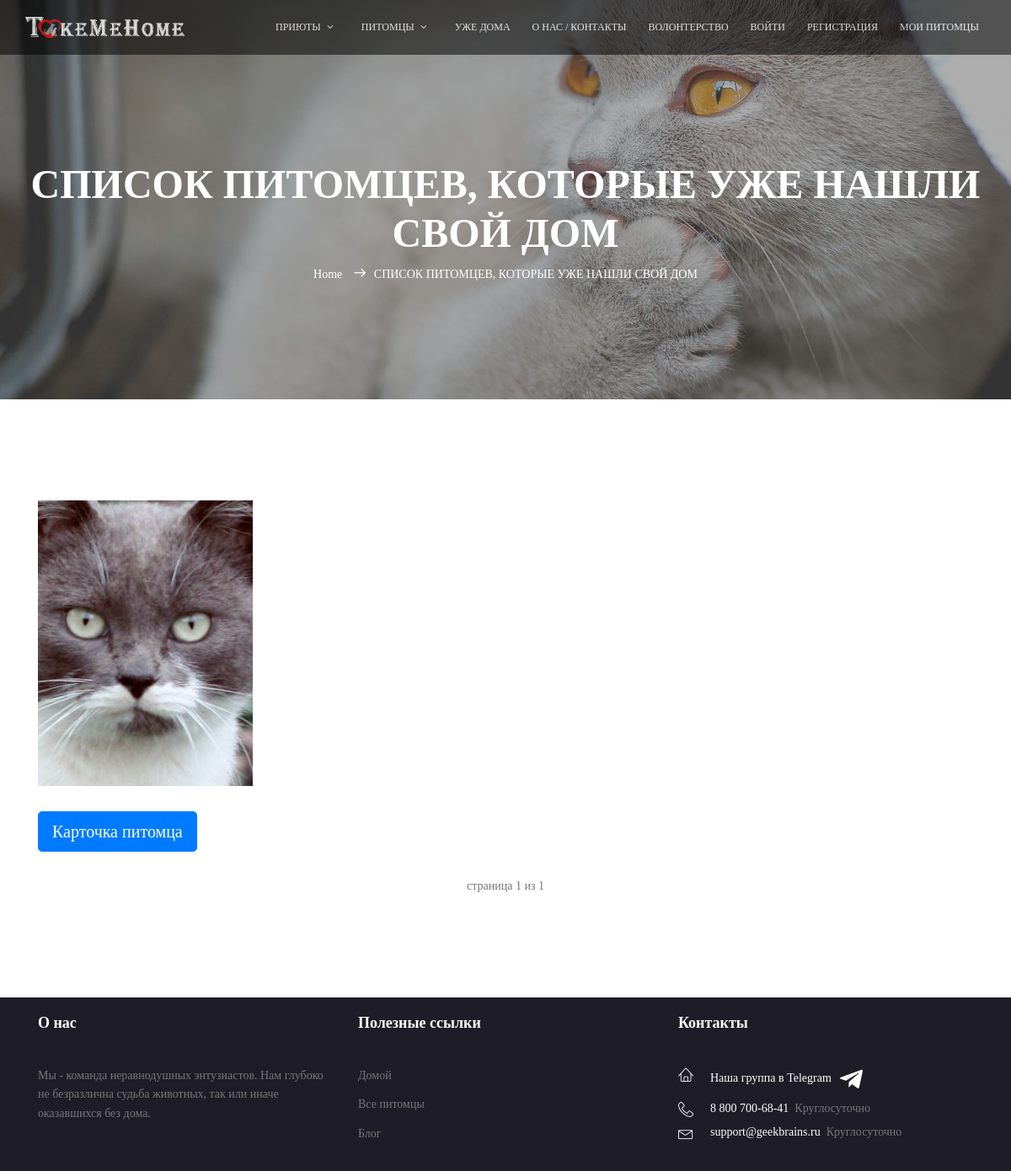
/pets/adopted/, run on the app's committed database.
### mainapp/models.py (models this page shows, shortened)
class Core(models.Model):
    class Meta:
        ordering = ('-is_active', 'sort', 'name')
        verbose_name = 'Ядро'
        verbose_name_plural = 'Ядра'
    name = models.CharField(verbose_name='заголовок объекта', max_length=255, null=True)
    description = models.TextField(verbose_name='описание объекта', blank=True, null=True)
    sort = models.IntegerField(verbose_name='номер объекта для сортировки', default=0, blank=True, null=False)
    is_active = models.BooleanField(verbose_name='активен ли объект', default=True, db_index=True)
    created = models.DateTimeField(verbose_name='создан', auto_now_add=True)
    updated = models.DateTimeField(verbose_name='обновлен', auto_now=True)
    active_user = models.ForeignKey(settings.AUTH_USER_MODEL,
                                    on_delete=models.CASCADE,
                                    related_name='basket')
    def __str__(self):
        return f'{self.name}' if self.name else ''

class Menu(Core):
    class Meta:
        ordering = ('parent_id', 'sort', 'name')
        verbose_name = 'Элемент меню'
        verbose_name_plural = 'Меню сайта'
    url = models.CharField('ссылка', max_length=255, blank=False, null=False, default='#')
    css_class = models.CharField('CSS-Класс блока меню', max_length=30, null=False, blank=True, default='')
    seen_guests = models.BooleanField('виден незарегистрированным пользователям', default=True)
    seen_users = models.BooleanField('виден зарегистрированным пользователям', default=False)
    seen_shelters = models.BooleanField('виден приютам', default=False)
    parent = models.ForeignKey('self', verbose_name='суперкласс меню', null=True, blank=True, related_name='submenus',
                               on_delete=models.CASCADE)
    objects = MenuManager()
    def __getattr__(self, attr):
        if attr.startswith('get_menu_'):
            return type(self).objects.get_menu(attr[9:])
        return super().__getattr__(attr)
    def get_url(self):
        return reverse(self.url) if ':' in self.url else self.url

class Core(models.Model):
    class Meta:
        ordering = ('-is_active', 'sort', 'name')
        verbose_name = 'Ядро'
        verbose_name_plural = 'Ядра'
    name = models.CharField(verbose_name='заголовок объекта', max_length=255, null=True)
    description = models.TextField(verbose_name='описание объекта', blank=True, null=True)
    sort = models.IntegerField(verbose_name='номер объекта для сортировки', default=0, blank=True, null=False)
    is_active = models.BooleanField(verbose_name='активен ли объект', default=True, db_index=True)
    created = models.DateTimeField(verbose_name='создан', auto_now_add=True)
    updated = models.DateTimeField(verbose_name='обновлен', auto_now=True)
    active_user = models.ForeignKey(settings.AUTH_USER_MODEL,
                                    on_delete=models.CASCADE,
                                    related_name='basket')
    def __str__(self):
        return f'{self.name}' if self.name else ''

class Pet(Core):
    pet_shelter = models.ForeignKey(Shelter, on_delete=models.CASCADE, related_name='pets', blank=False, null=False)
    pet_category = models.ForeignKey(PetCategory, on_delete=models.CASCADE)
    pet_status = models.ForeignKey(PetStatus, on_delete=models.CASCADE)
    pet_breed = models.ForeignKey(PetBreed, on_delete=models.CASCADE)
    pet_gender = models.ForeignKey(PetGender, on_delete=models.CASCADE)
    pet_size = models.ForeignKey(PetSize, on_delete=models.CASCADE)
    pet_wool_length = models.ForeignKey(PetWool, on_delete=models.CASCADE)
    pet_color = models.ForeignKey(PetColor, on_delete=models.CASCADE)
    pet_character = models.ForeignKey(PetCharacter, on_delete=models.CASCADE)
    age = models.PositiveIntegerField(verbose_name='возраст (лет)', default=0)
    month = models.PositiveIntegerField(verbose_name='возраст (мес)', default=0)

class Picture(Core):
    class Meta:
        ordering = ('sort', 'updated')
        verbose_name = 'Картинка'
        verbose_name_plural = 'Картинки'
    image = models.ImageField(upload_to='images')
    related_obj = models.ForeignKey(Core,
                                    verbose_name='изображения',
                                    null=True, blank=True,
                                    related_name='images',
                                    on_delete=models.CASCADE)

### mainapp/views.py (the view)
# urls.py: path('pets/adopted/', adopted_list, name='adopted'),
def adopted_list(request, page=1):
    title = 'СПИСОК ПИТОМЦЕВ, КОТОРЫЕ УЖЕ НАШЛИ СВОЙ ДОМ'
    adopted_pets = Pet.objects.filter(pet_status='22')
    paginator = Paginator(adopted_pets, 4)
    try:
        pets_paginator = paginator.page(page)
    except PageNotAnInteger:
        pets_paginator = paginator.page(1)
    except EmptyPage:
        pets_paginator = paginator.page(paginator.num_pages)
    content = {
        'title': title,
        'pets': pets_paginator,
        'adopted_pets': adopted_pets,
    }
    return render(request, 'mainapp/adopted.html', content)

### mainapp/context_processors.py (called while the page is built)
def get_context(request):
    context = {
        'menu': Menu(),
    }
    return context

### mainapp/models.py (called while the page is built)
    def get_menu(self, attr):
        return self.filter(name=attr, parent_id__isnull=True).first()

### mainapp/templates/mainapp/adopted.html (shortened to what this page needs)
{% extends 'mainapp/base.html' %}
{% block main_banner %}
{% include 'mainapp/includes/inc-main_banner_small.html' %}
{% endblock %}
{% block content %}
<section class="cat-list-area section-gap">
    <div class="container">
        <div class="row">
            {% for pet in adopted_pets %}
            <div class="col-lg-3 col-md-6">
                <a href="{% url 'mainapp:pet_card' pet.pk %}">
                    <div class="single-cat-list">
                        <img src="{{pet.images.first.image.url}}" alt="" class="img-fluid">
                    </div>
                </a>
                <button type="button" id="mymodal" class="btn btn-primary btn-lg" data-toggle="modal" data-target="#myModal_{{ pet.pk }}">
                    Карточка питомца
                </button>
            </div>
            {% endfor %}
        </div>
    <div class="paginator">
<span class="current">
    страница {{ pets.number }} из {{ pets.paginator.num_pages }}
</span>
</div>
    </div>
</section>
{% endblock %}

### mainapp/templates/mainapp/includes/mainmenu.html (shortened to what this page needs)
<nav id="nav-menu-container">
    <ul class="nav-menu {{ menu.css_class }}">
        {% for object in menu.submenus.all %}
            <li class="mainmenu {{ obj.css_class }}"><a href="{{ object.get_url }}"> {{ object.name }} </a>
            </li>
        {% endfor %}
        <li><a href="{% url 'mainapp:volunteer' %}">Волонтерство</a></li>
        {% if user.is_authenticated %}
            {% if user.avatar %}
                <li><img src="{{ user.avatar.url }}" width="40" alt="" style="border-radius: 50%"></li>
            {% endif %}
            <li class="mainmenu menu-has-children"><a href="{% url 'auth:edit' %}">
                {% if user.first_name %} {{ user.first_name }} {% else %}
                    {{ user.username }} {% endif %}</a>
                <ul>
                    {% if user.is_superuser %}
                        <li>
                            <a href="{% url 'adminapp:pet_list' %}">
                                Администрирование
                            </a>
                        </li>
                    {% endif %}
                    {% if user.activateuser.is_shelter == 'SHELTER' %}
                        <li>
                        <a href="{% url 'adminapp:shelter_create' %}">
                            Личный кабинет приюта
                        </a>
                        </li>
                    {% else %}
                        <li>
                            <a href="{% url 'auth:edit' %}">
                            Личный кабинет
                        </a>
                        </li>
                    {% endif %}
                    <li class=""><a href="{% url 'auth:logout' %}">Выйти</a></li>
                </ul>
            </li>
        {% else %}
            <li class="mainmenu"><a href="{% url 'auth:login' %}">Войти</a></li>
            <li class="mainmenu"><a href="{% url 'auth:register' %}">Регистрация</a></li>
        {% endif %}
        <li class="mainmenu"><a href="{% url 'reserve:view' %}">Мои питомцы</a></li>
    </ul>
</nav>

### static/css/main.css (style rules this page uses)
body { color: #777777; font-family: 'Century Gothic Regular'; font-size: 14px; font-weight: 300; line-height: 1.625em; position: relative; }
ol, ul { margin: 0; padding: 0; list-style: none; }
a { -webkit-transition: all 0.3s ease 0s; -moz-transition: all 0.3s ease 0s; -o-transition: all 0.3s ease 0s; transition: all 0.3s ease 0s; }
a, a:focus, a:hover { text-decoration: none; outline: 0; }
.nav-menu, .nav-menu * { margin: 0; padding: 0; list-style: none; }
.nav-menu li { position: relative; white-space: nowrap; opacity: 1.5; }
.nav-menu > li { float: left; }
.sf-arrows .sf-with-ul { padding-right: 30px; }
.sf-arrows .sf-with-ul:after { content: "\f107"; position: absolute; right: 15px; font-family: FontAwesome; font-style: normal; font-weight: normal; }
#nav-menu-container { margin: 0; }
.nav-menu a { padding: 0 8px 0px 8px; text-decoration: none; display: inline-block; color: #fff; font-weight: 400; font-size: 12px; text-transform: uppercase; outline: none; }
.nav-menu > li { margin-left: 10px; }
#mobile-nav { position: fixed; top: 0; padding-top: 18px; bottom: 0; z-index: 998; background: rgba(0, 0, 0, 0.8); left: -260px; width: 260px; overflow-y: auto; transition: 0.4s; }
#mobile-nav ul { padding: 0; margin: 0; list-style: none; }
#mobile-nav ul li { position: relative; }
#mobile-nav ul li a { color: #fff; font-size: 13px; text-transform: uppercase; overflow: hidden; padding: 10px 22px 10px 15px; position: relative; text-decoration: none; width: 100%; display: block; outline: none; font-weight: 700; }
.section-gap { padding: 120px 0; }
.cat-list-area .single-cat-list { position: relative; margin-bottom: 30px; }
.cat-list-area .single-cat-list img { display: block; width: 100%; height: auto; }
.paginator { margin-top: 30px; text-align: center; }

### data on the page
Menu: name "ПРИЮТЫ"
Menu: name "ПИТОМЦЫ"
Menu: name "УЖЕ ДОМА"
Menu: name "О НАС / КОНТАКТЫ"
Pet: images.first.image (picture)

### other printed values
{{ title|capfirst }} "СПИСОК ПИТОМЦЕВ, КОТОРЫЕ УЖЕ НАШЛИ СВОЙ ДОМ"
{{ title }} "СПИСОК ПИТОМЦЕВ, КОТОРЫЕ УЖЕ НАШЛИ СВОЙ ДОМ"
{{ pets.number }} "1"
{{ pets.paginator.num_pages }} "1"
